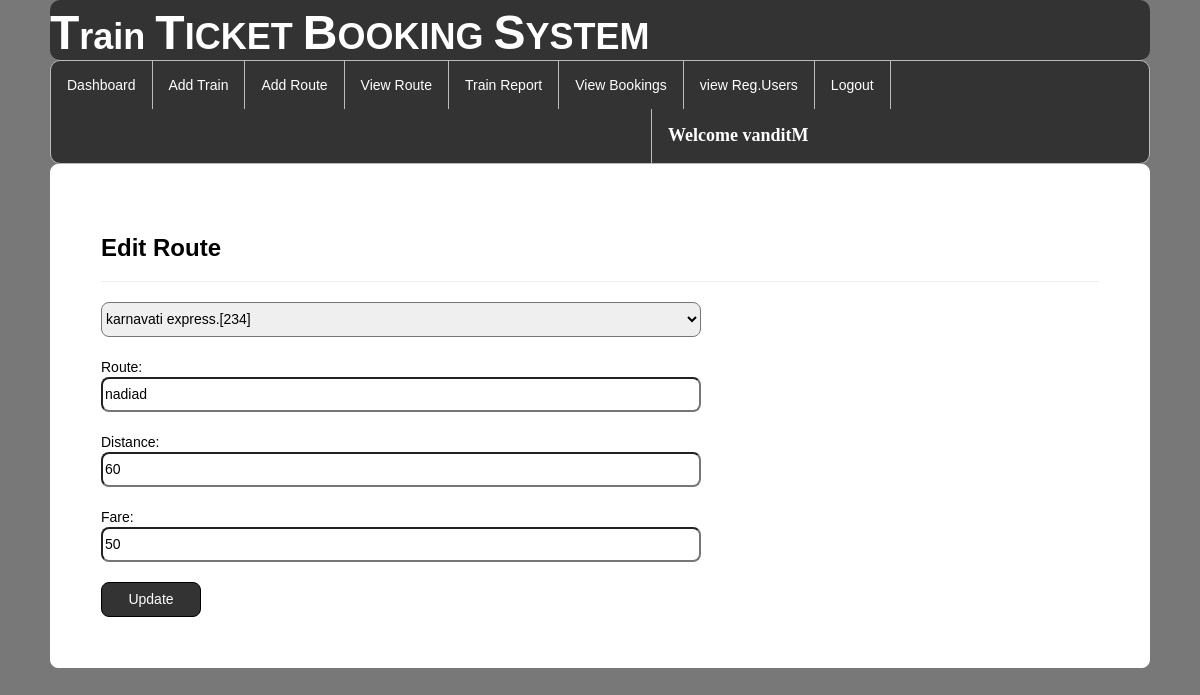
Page /editroute/10 (signed in) on the committed database.
### railway/models.py (models this page shows, shortened)
class Add_route(models.Model):
    train = models.ForeignKey(Add_Train,on_delete=models.CASCADE,null=True)
    route = models.CharField(max_length=100,null=True)
    distance=models.IntegerField(null=True)
    fare=models.IntegerField(null=True)

### railway/views.py (the view, shortened to what this page needs)
# urls.py: path('editroute/<int:pid>', Edit_route, name="editroute"),
def Edit_route(request,pid):
    if not request.user.is_authenticated:
        return redirect('login_customer')
    error=False
    data=Add_route.objects.get(id=pid)
    data2=Add_Train.objects.all()
    d={"data":data,"data2":data2,"error":error}
    return render(request,'editroute.html',d)

### railway/templates/editroute.html (shortened to what this page needs)
{% extends 'navigation3.html' %}
{% load static %}
{% block b %}
<div style="color:Black;border:1px solid white;border-radius:8px;background-color:white;padding:50px">
        <h3><strong>Edit Route</strong></h3><hr>
    <form method="post" action="">
        <select name="bus" style="border-radius:8px;width:600px;height:35px;">
            {% for i in data2 %}
             {% if i.id == data.train.id %}
            <option value="{{i.id}}" selected>{{i.trainname}}.[{{i.train_no}}]</option>
        {% else %}
            <option value="{{i.id}}">{{i.trainname}}.[{{i.train_no}}]</option>
        {% endif %}
            {% endfor  %}
        </select><br><br>
        Route:<br><input type="text" placeholder="Enter Route" name="route" value="{{data.route}}" style="border-radius:8px;width:600px;height:35px;"><br><br>
        Distance:<br><input type="number" placeholder="Enter Distance" name="dis" value="{{data.distance}}" style="border-radius:8px;width:600px;height:35px;"><br><br>
        Fare:<br><input type="number" placeholder="Enter fare" name="fare" value="{{data.fare}}" style="border-radius:8px;width:600px;height:35px;"><br><br>
        <input type="submit" value="Update" style="color:white;border-radius:8px;width:100px;height:35px;background-color:#333;border:1px solid black">
    </form>
    </div>
{% endblock %}

### railway/templates/navigation3.html (shortened to what this page needs)
{% extends 'head.html' %}
{% load static %}
{% block body %}
<link rel = stylesheet href = "//cdn.datatables.net/1.10.19/css/jquery.dataTables.min.css">
<ul class="id2">
  <li id="id1"><a href="{% url 'admindashboard' %}">Dashboard</a></li>
  <li id="id1"><a href="{% url 'add_train' %}">Add Train</a></li>
  <li id="id1"><a href="{% url 'add_route' %}">Add Route</a></li>
  <li id="id1"><a href="{% url 'availableroute' %}">View Route</a></li>
  <li id="id1"><a href="{% url 'view_train'%}">Train Report</a></li>
  <li id="id1"><a href="{% url 'viewbookings'%}">View Bookings</a></li>
  <li id="id1"><a href="{% url 'view_regusers'%}">view Reg.Users</a></li>
  <li id="id1"><a href="{% url 'log_out' %}">Logout</a></li>
      <li id="id2" style="margin-left:600px"><a href="" style="color:white"><strong style="font-size:18px;font-family:cursive">Welcome {{request.user.username}}</strong></a></li>
</ul>
{% block b %}
{% endblock %}
{% endblock %}

### railway/templates/navigation3.html (style rules this page uses)
.id2 { list-style-type: none; margin: 0; padding: 0; overflow: hidden; background-color: #333; border-radius:10px; border:1px solid #bbb; }
#id1 { float: left; border-right:1px solid #bbb; }
#id2 { float: left; border-left:1px solid #bbb; }
li:last-child { border-right: none; }
li a { display: block; color: white; text-align: center; padding: 14px 16px; text-decoration: none; }
body { font-family: Arial, Helvetica, sans-serif; }

### rows in the picture
Add_route: route "nadiad", dis "60", fare "50"

### other values in the picture
{{ request.user.username }} "vanditM"
form field bus "karnavati express.[234]"
